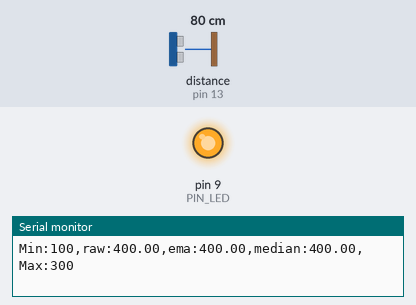
A sketch run on a simulated Arduino Uno, built with avr-gcc and run on an emulated ATmega328P. Shown: output pins drawn as LEDs (lit = HIGH), the last lines printed to the serial monitor. Wiring (inferred from the names in the program): ultrasonic range finder: trigger pin 12; echo pin 13. Inputs (shaded band) come from the test bench; at power-on: distance to the obstacle (sensor on pin 13) 80 cm. The echo pulse lasts 58.3 µs per cm; pins used as bus, display or sensor lines are not drawn.

Above: at 1.2 s.
1.3 s: distance to the obstacle (sensor on pin 13) set to 18 cm
At 1.7 s:
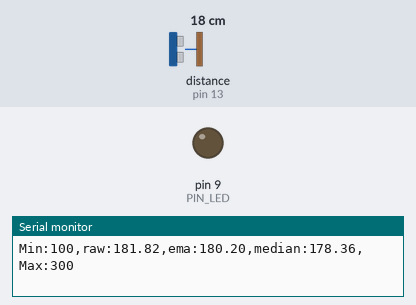
2.8 s: distance to the obstacle (sensor on pin 13) set to 12 cm
4.3 s: distance to the obstacle (sensor on pin 13) set to 9 cm
At 5.2 s:
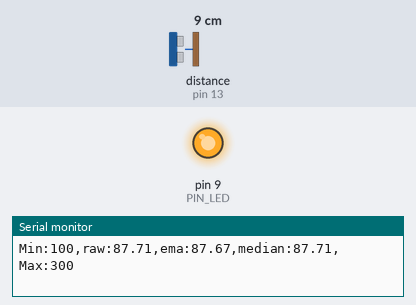
Timing chart, 0 to 7.3 s (numbered marks = the images above; inputs shaded):
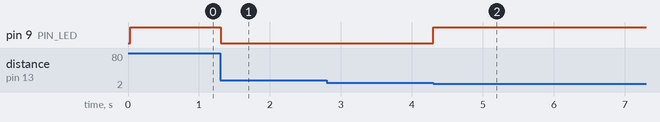

Measured:
- the behaviour switches between 11 and 10 cm on distance to the obstacle (sensor on pin 13) (found by bisection; images 1 and 2)
- after the input at 1.3 s, pin 9 (PIN_LED): HIGH → LOW at once
- after the input at 4.3 s, pin 9 (PIN_LED): LOW → HIGH at once

The sketch:

09_example_1.ino
```cpp
// Arduino pin assignment
#define PIN_LED  9
#define PIN_TRIG 12
#define PIN_ECHO 13

// configurable parameters
#define SND_VEL 346.0     // sound velocity at 24 celsius degree (unit: m/sec)
#define INTERVAL 25       // sampling interval (unit: msec)
#define PULSE_DURATION 10 // ultra-sound Pulse Duration (unit: usec)
#define _DIST_MIN 100     // minimum distance to be measured (unit: mm)
#define _DIST_MAX 300     // maximum distance to be measured (unit: mm)

#define TIMEOUT ((INTERVAL / 2) * 1000.0) // maximum echo waiting time (unit: usec)
#define SCALE (0.001 * 0.5 * SND_VEL)     // coefficent to convert duration to distance

#define _EMA_ALPHA 0.5    // EMA weight of new sample (range: 0 to 1)
                          // Setting EMA to 1 effectively disables EMA filter.
#define _MEDIAN_N 3       // 중위수 필터 샘플 수

// global variables
unsigned long last_sampling_time;   // unit: msec
float dist_prev = _DIST_MAX;        // Distance last-measured
float dist_ema;                     // EMA distance
float dist_median;                  // 중위수 필터 결과

float samples[_MEDIAN_N];           // 최근 N개 샘플
int sample_idx = 0;                 // 다음에 저장할 위치
int sample_cnt = 0;                 // 저장된 샘플 수

void setup() {
  // initialize GPIO pins
  pinMode(PIN_LED,OUTPUT);
  pinMode(PIN_TRIG,OUTPUT);
  pinMode(PIN_ECHO,INPUT);
  digitalWrite(PIN_TRIG, LOW);

  // initialize serial port
  Serial.begin(57600);
}

void loop() {
  float dist_raw;

  // wait until next sampling time.
  // millis() returns the number of milliseconds since the program started.
  // will overflow after 50 days.
  if (millis() < last_sampling_time + INTERVAL)
    return;

  // get a distance reading from the USS
  dist_raw = USS_measure(PIN_TRIG,PIN_ECHO);


  // 범위 필터(직전 유효값 적용) 제거, 중위수 필터만 사용
  dist_median = median_filter(dist_raw);

  // Modify the below line to implement the EMA equation
  dist_ema = _EMA_ALPHA * dist_raw + (1.0 - _EMA_ALPHA) * dist_ema;

  // output the distance to the serial port
  Serial.print("Min:");      Serial.print(_DIST_MIN);
  Serial.print(",raw:");     Serial.print(min(dist_raw, _DIST_MAX + 100));
  Serial.print(",ema:");     Serial.print(min(dist_ema, _DIST_MAX + 100));
  Serial.print(",median:");  Serial.print(min(dist_median, _DIST_MAX + 100));
  Serial.print(",Max:");     Serial.print(_DIST_MAX);
  Serial.println("");

  // do something here
  if ((dist_raw < _DIST_MIN) || (dist_raw > _DIST_MAX))
    digitalWrite(PIN_LED, 1);       // LED OFF
  else
    digitalWrite(PIN_LED, 0);       // LED ON

  // update last sampling time
  last_sampling_time += INTERVAL;
}

// 중위수 필터
float median_filter(float new_val) {
  samples[sample_idx] = new_val;
  sample_idx = (sample_idx + 1) % _MEDIAN_N;
  if (sample_cnt < _MEDIAN_N) sample_cnt++;

  float sorted[_MEDIAN_N];
  for (int i = 0; i < sample_cnt; i++) sorted[i] = samples[i];

  for (int i = 1; i < sample_cnt; i++) {
    float key = sorted[i];
    int j = i - 1;
    while (j >= 0 && sorted[j] > key) {
      sorted[j + 1] = sorted[j];
      j--;
    }
    sorted[j + 1] = key;
  }

  // 홀수면 가운데 값, 짝수면 가운데 두 값의 평균
  if (sample_cnt % 2 == 1) return sorted[sample_cnt / 2];
  return (sorted[sample_cnt / 2 - 1] + sorted[sample_cnt / 2]) / 2.0;
}

// get a distance reading from USS. return value is in millimeter.
float USS_measure(int TRIG, int ECHO)
{
  digitalWrite(TRIG, HIGH);
  delayMicroseconds(PULSE_DURATION);
  digitalWrite(TRIG, LOW);

  return pulseIn(ECHO, HIGH, TIMEOUT) * SCALE; // unit: mm

  // Pulse duration to distance conversion example (target distance = 17.3m)
  // - pulseIn(ECHO, HIGH, timeout) returns microseconds (음파의 왕복 시간)
  // - 편도 거리 = (pulseIn() / 1,000,000) * SND_VEL / 2 (미터 단위)
  //   mm 단위로 하려면 * 1,000이 필요 ==>  SCALE = 0.001 * 0.5 * SND_VEL
  //
  // - 예, pusseIn()이 100,000 이면 (= 0.1초, 왕복 거리 34.6m)
  //        = 100,000 micro*sec * 0.001 milli/micro * 0.5 * 346 meter/sec
  //        = 100,000 * 0.001 * 0.5 * 346
  //        = 17,300 mm  ==> 17.3m
}
```
